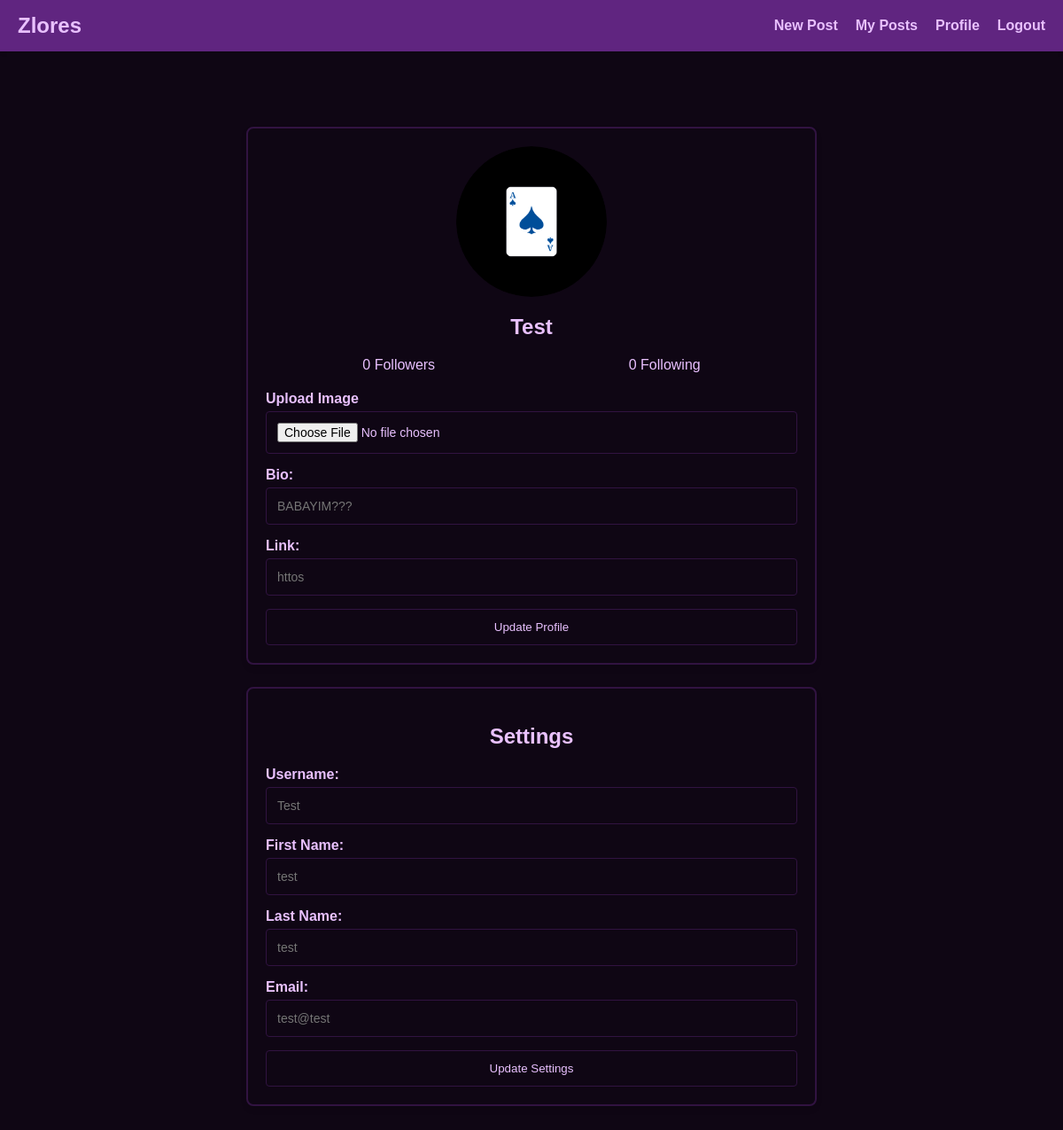
Page /profile (signed in) on the earlier database version.
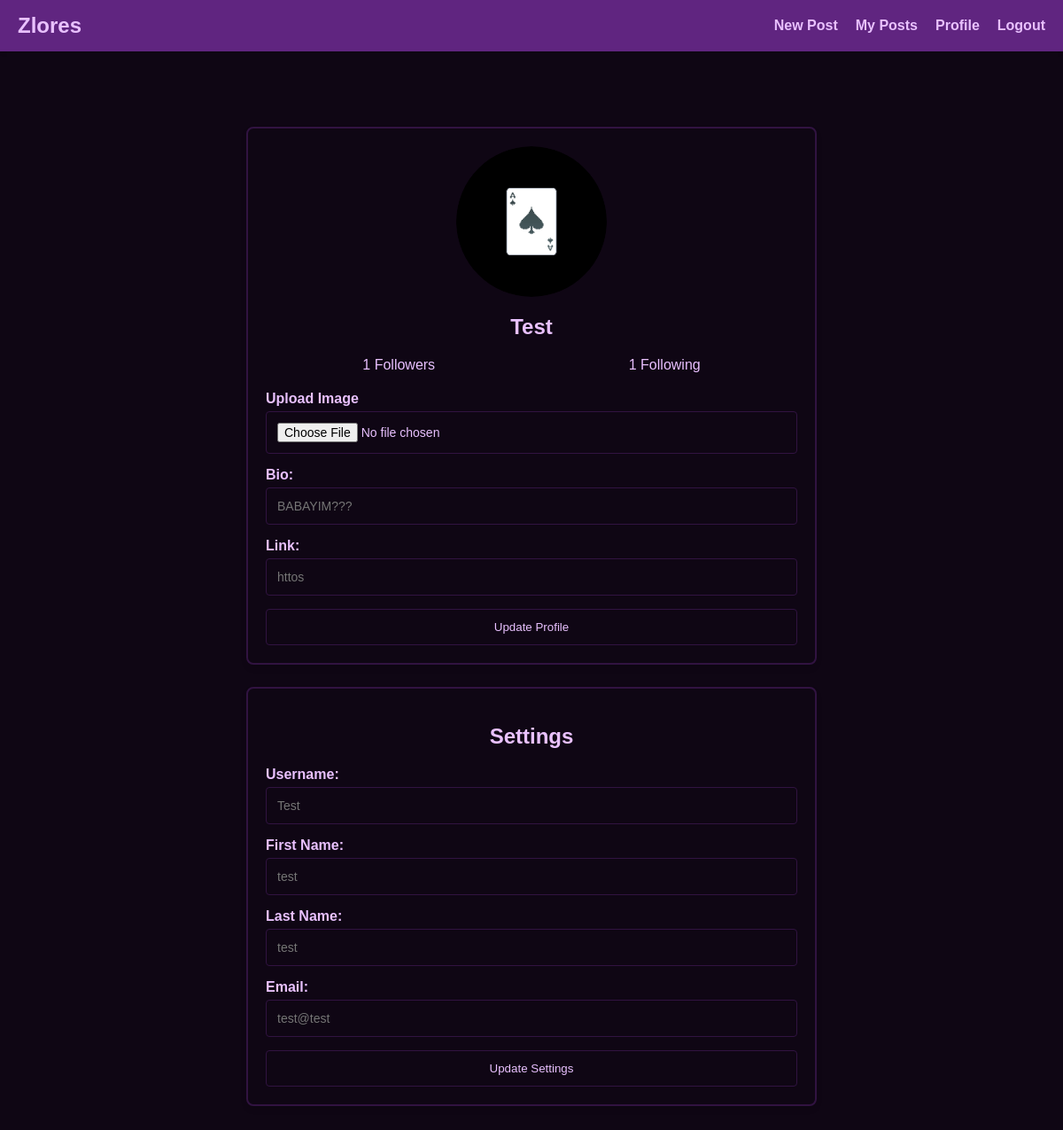
Same page on the later database version.
### account/models.py (models this page shows, shortened)
class Profile(models.Model):
    user = models.OneToOneField(User, on_delete=models.CASCADE)
    bio = models.CharField(max_length=255)
    link = models.URLField(max_length=255, blank=True, null=True)
    image = models.ImageField(upload_to='profile/', blank=True, null=True, default='profile/default.jpg')
    created_at = models.DateTimeField(auto_now_add=True)
    updated_at = models.DateTimeField(auto_now=True)

### account/views.py (the view, shortened to what this page needs)
# urls.py: path('profile', views.profile_request, name='profile'),
@login_required
def profile_request(request):
    profile, created = Profile.objects.get_or_create(user=request.user)
    followers_count = Follow.objects.filter(following=request.user).count()
    following_count = Follow.objects.filter(follower=request.user).count()
    return render(request, 'profile.html', {
        'profile': profile,
        'followers_count': followers_count,
        'following_count': following_count,
    })

### account/templates/profile.html (shortened to what this page needs)
{% extends 'base.html' %}
{% load static %}
{% block styles %}
    <link rel="stylesheet" href="{% static 'css/profile.css' %}">
{% endblock %}
{% block content %}
    <div class="profile-form">
        <form action="{% url 'profile' %}" method="POST" id="profile-form" enctype="multipart/form-data">
            <div class="profile-image">
                <img src="{{ profile.image.url }}">
            </div>
            <h2>{{ user.username}}</h2>
            <div class="profile-stats">
                <div class="stat">
                    <span class="stat-number">{{ followers_count }}</span>
                    <span class="stat-label">Followers</span>
                </div>
                <div class="stat">
                    <span class="stat-number">{{ following_count }}</span>
                    <span class="stat-label">Following</span>
                </div>
            </div>
            <label for="image">Upload Image</label>
            <input type="file" id="image" name="image" accept="image/*">
            <label for="bio">Bio:</label>
            <input type="text" id="bio" name="bio" placeholder="{{ profile.bio }}" >
            <label for="link">Link:</label>
            <input type="text" id="link" name="link" placeholder="{{ profile.link }}" >
            <button type="submit" name="form_type" value="profile">Update Profile</button>
        </form>
    </div>
    <div class="profile-form">
        <h2>Settings</h2>
        <form action="{% url 'profile' %}" method="POST" id="settings-form">
            <label for="username">Username:</label>
            <input type="text" id="username" name="username" placeholder="{{ user.username }}">
            <label for="first_name">First Name:</label>
            <input type="text" id="first_name" name="first_name" placeholder="{{ user.first_name }}">
            <label for="last_name">Last Name:</label>
            <input type="text" id="last_name" name="last_name" placeholder="{{ user.last_name }}">
            <label for="email">Email:</label>
            <input type="email" id="email" name="email" placeholder="{{ user.email }}">
            <button type="submit" name="form_type" value="settings">Update Settings</button>
        </form>
    </div>
{% endblock %}

Differences in the rows shown:
changed Profile "BABAYIM???": image: a different picture
Other differences:
{{ followers_count }}: "0" → "1"
{{ following_count }}: "0" → "1"
